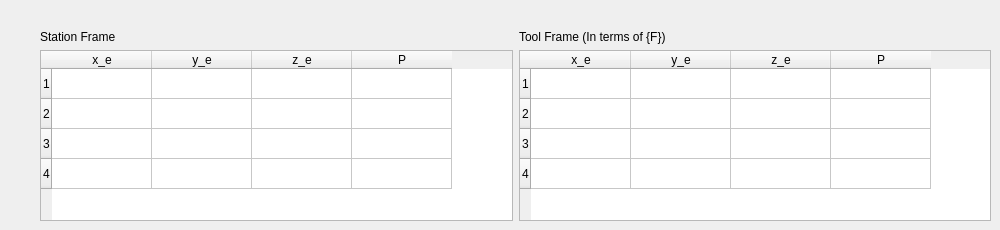
        <widget class="QWidget" name="tab_11">
         <attribute name="title">
          <string>监测</string>
         </attribute>
         <widget class="QWidget" name="layoutWidget">
          <property name="geometry">
           <rect>
            <x>40</x>
            <y>30</y>
            <width>951</width>
            <height>191</height>
           </rect>
          </property>
          <layout class="QGridLayout" name="gridLayout_26">
           <item row="0" column="0">
            <widget class="QLabel" name="label_113">
             <property name="text">
              <string>Station Frame</string>
             </property>
            </widget>
           </item>
           <item row="0" column="1">
            <widget class="QLabel" name="label_134">
             <property name="text">
              <string>Tool Frame (In terms of {F})</string>
             </property>
            </widget>
           </item>
           <item row="1" column="0">
            <widget class="QTableWidget" name="tw_sb_frame">
             <property name="enabled">
              <bool>true</bool>
             </property>
             <property name="acceptDrops">
              <bool>false</bool>
             </property>
             <row>
              <property name="text">
               <string>1</string>
              </property>
             </row>
             <row>
              <property name="text">
               <string>2</string>
              </property>
             </row>
             <row>
              <property name="text">
               <string>3</string>
              </property>
             </row>
             <row>
              <property name="text">
               <string>4</string>
              </property>
             </row>
             <column>
              <property name="text">
               <string>x_e</string>
              </property>
             </column>
             <column>
              <property name="text">
               <string>y_e</string>
              </property>
             </column>
             <column>
              <property name="text">
               <string>z_e</string>
              </property>
             </column>
             <column>
              <property name="text">
               <string>P</string>
              </property>
             </column>
            </widget>
           </item>
           <item row="1" column="1">
            <widget class="QTableWidget" name="tw_tf_frame">
             <property name="enabled">
              <bool>true</bool>
             </property>
             <property name="acceptDrops">
              <bool>false</bool>
             </property>
             <row>
              <property name="text">
               <string>1</string>
              </property>
             </row>
             <row>
              <property name="text">
               <string>2</string>
              </property>
             </row>
             <row>
              <property name="text">
               <string>3</string>
              </property>
             </row>
             <row>
              <property name="text">
               <string>4</string>
              </property>
             </row>
             <column>
              <property name="text">
               <string>x_e</string>
              </property>
             </column>
             <column>
              <property name="text">
               <string>y_e</string>
              </property>
             </column>
             <column>
              <property name="text">
               <string>z_e</string>
              </property>
             </column>
             <column>
              <property name="text">
               <string>P</string>
              </property>
             </column>
            </widget>
           </item>
          </layout>
         </widget>
        </widget>
